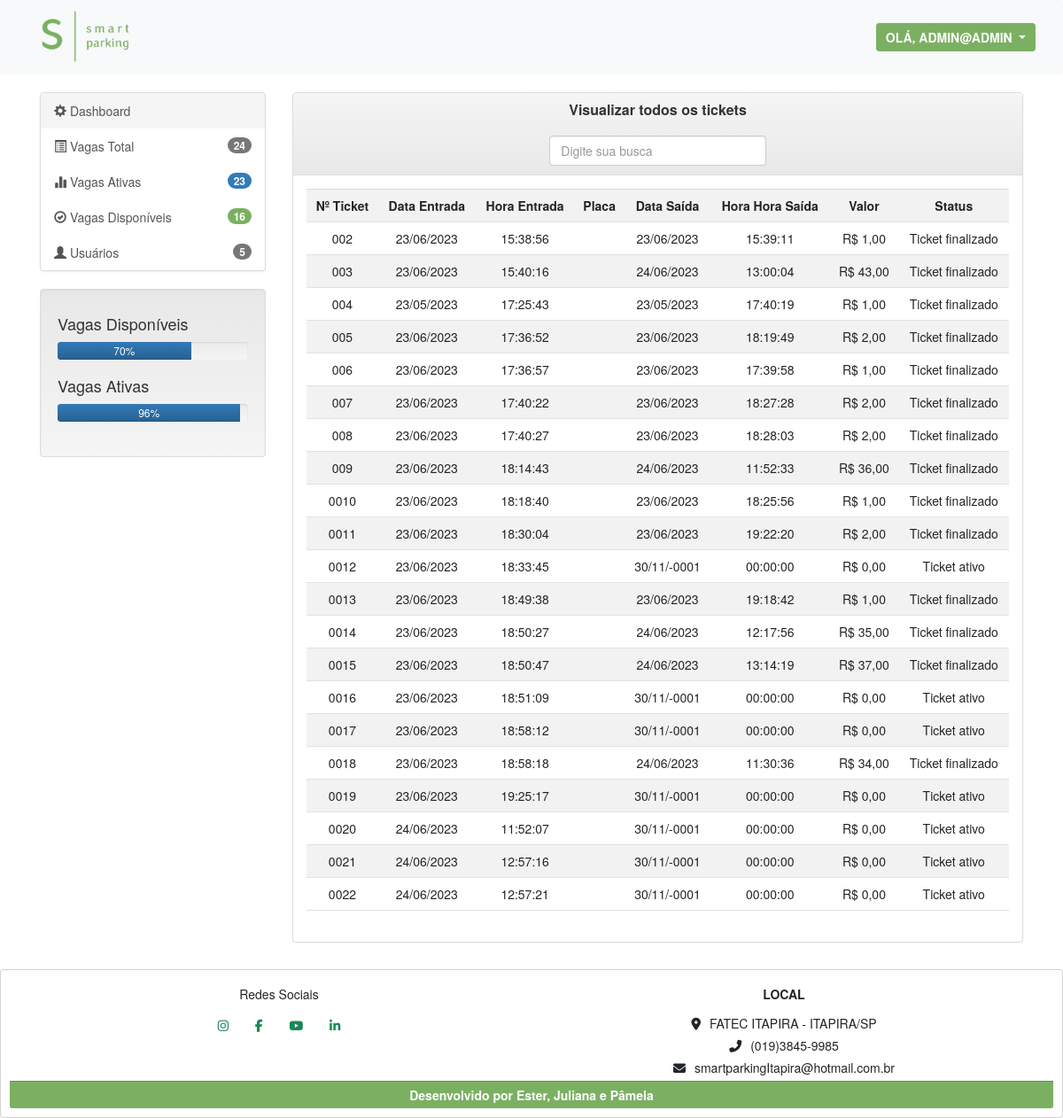
Screenshot of /ticket-todos.php (signed in) with the database file from the repository.
### tables this page shows
CREATE TABLE `movimentacoes` (
  `mov_id` int(11) NOT NULL,
  `mov_data_entrada` date NOT NULL,
  `mov_hora_entrada` time NOT NULL,
  `mov_placa` varchar(8) NOT NULL,
  `mov_data_saida` date NOT NULL,
  `mov_hora_saida` time NOT NULL,
  `mov_preco` float NOT NULL,
  `mov_status` tinyint(1) NOT NULL
);

### include/f_vaga-check.php (called while the page is built)
<?php
$conexao = new PDO('mysql:host=127.0.0.1;dbname=parking', 'root', '');
$countVagasQuery = "SELECT COUNT(*) AS total_vagas FROM vagas WHERE vaga_status = '0'";
$totalVagas = $conexao->query($countVagasQuery)->fetchColumn();
$countVagasTodosQuery = "SELECT COUNT(vaga_status) AS total_vagas FROM vagas";
$vagas = $conexao->query($countVagasTodosQuery)->fetchColumn();
$countCarrosQuery = "SELECT COUNT(*) AS total_carros FROM movimentacoes WHERE mov_status = '1'";
$totalCarros = $conexao->query($countCarrosQuery)->fetchColumn();
$vagasDisponiveis = $totalVagas - $totalCarros;
$percentVagasTotal = number_format((($totalVagas/$vagas)*100),0);
$percentVagasAtivas = number_format((($vagasDisponiveis/$totalVagas)*100),0);
$countUsuariosTodosQuery = "SELECT COUNT(login_id) AS total_usuario FROM logins WHERE login_status = '0'";
$totalUsuarios = $conexao->query($countUsuariosTodosQuery)->fetchColumn();

### include/classes.php (called while the page is built, shortened)
<?php
class Movimentacoes{
    public function movimentacoes_listar()
	{
        $sql = "SELECT * FROM movimentacoes";
        include_once "conexao.php";
        $resultado = $conexao->query($sql);
        $lista = $resultado->fetchAll();
        return $lista;
	}
}

### ticket-todos.php (the view, shortened to what this page needs)
<?php
require_once "include/classes.php";
$lista_movimentacoes = new Movimentacoes();
$lista = $lista_movimentacoes->movimentacoes_listar();
require_once "include/f_vaga-check.php"
?>
<!DOCTYPE html>
<html lang="PT-BR">
<head>
    <link href="include/vagas-dash.css" rel="stylesheet">
    <link href="https://cdn.jsdelivr.net/npm/bootstrap@5.3.0-alpha3/dist/css/bootstrap.min.css" rel="stylesheet">
    <link rel="stylesheet" href="https://cdn.jsdelivr.net/npm/bootstrap@5.3.0-alpha3/dist/css/bootstrap.min.css">
    <link rel="stylesheet" href="https://unpkg.com/bootstrap-table@1.21.2/dist/bootstrap-table.min.css">
    <link rel="stylesheet" href="https://cdn.jsdelivr.net/npm/bootstrap@3.3.7/dist/css/bootstrap.min.css">
    <link rel="stylesheet" href="https://cdn.jsdelivr.net/npm/bootstrap@3.3.7/dist/css/bootstrap-theme.min.css">
</head>
</body>
        <?php
        require_once('include/header2.php');
        ?>
                <section id="main">
                    <div class="container">
                        <div class="row">
                            <div class="col-md-3">
                                <div class="list-group">
                                    <a href="home.php" class="list-group-item" style="background-color: #f5f5f5; border-color: #ddd;" ><span class="glyphicon glyphicon-cog" aria-hidden="true" ></span> Dashboard</a>
                                    <a href="home.php" class="list-group-item"><span class="glyphicon glyphicon-list-alt" aria-hidden="true"></span> Vagas Total <span class="badge"><?php echo $vagas ?> </span></a>
                                    <a href="home.php" class="list-group-item"><span class="glyphicon glyphicon-stats" aria-hidden="true"></span> Vagas Ativas <span class="badge" style="background: #337ab7;"><?php echo $totalVagas ?> </span></a>
                                    <a href="home.php" class="list-group-item"><span class="glyphicon glyphicon-ok-circle" aria-hidden="true"></span> Vagas Disponíveis <span class="badge" style="background: #7BB062;"><?php echo $vagasDisponiveis ?></span></a>
                                    <a href="home.php" class="list-group-item"><span class="glyphicon glyphicon-user" aria-hidden="true"></span> Usuários <span class="badge" ><?php echo $totalUsuarios ?></span></a>
                                </div>
                                <div class="well" style="background-color: #f5f5f5; border-color: #ddd;">
                                    <h4>Vagas Disponíveis</h4>
                                    <div class="progress">
                                        <div class="progress-bar" role="progressbar" aria-valuenow="<?php echo $percentVagasAtivas ?>%" aria-valuemin="0" aria-valuemax="100" style="width: <?php echo $percentVagasAtivas ?>%;"> <?php echo $percentVagasAtivas ?>%
                                        </div>
                                    </div>
                                    <h4>Vagas Ativas</h4>
                                    <div class="progress">
                                        <div class="progress-bar" role="progressbar" aria-valuenow="<?php echo $percentVagasTotal ?>%" aria-valuemin="0" aria-valuemax="100" style="width: <?php echo $percentVagasTotal ?>%;"> <?php echo $percentVagasTotal ?>%
                                        </div>
                                    </div>
                                </div>
                            </div>
                            <div class="col-md-9">
                                <div class="panel panel-default">
                                    <div class="panel-heading" style="background-color: #f5f5f5; border-color: #ddd;">
                                        <h4 class="panel-title text-center"><b>Visualizar todos os tickets</b></h4> <br>
                                        <div class="mb-9 row">
                                            <div class="col-md-4 mx-auto">
                                                <input type="text" id="search-input" class="form-control" placeholder="Digite sua busca">
                                            </div>
                                        </div>
                                    </div>
                                    <div class="panel-body">
                                        <table class="table table-striped table-hover">
                                            <tr>
                                                <th class="text-center">Nº Ticket</th>
                                                <th class="text-center">Data Entrada</th>
                                                <th class="text-center">Hora Entrada</th>
                                                <th class="text-center">Placa</th>
                                                <th class="text-center">Data Saída</th>
                                                <th class="text-center">Hora Hora Saída</th>
                                                <th class="text-center">Valor</th>
                                                <th class="text-center">Status</th>
                                            </tr>
                                                <?php foreach ($lista as $linha) : ?>
                                                    <tr>
                                                        <td class="text-center">00<?php echo $linha['mov_id'] ?></td>
                                                        <td class="text-center"><?php echo date_format(date_create($linha['mov_data_entrada']), 'd/m/Y'); ?></td>
                                                        <td class="text-center"><?php echo $linha['mov_hora_entrada'] ?></td>
                                                        <td class="text-center"><?php echo $linha['mov_placa'] ?></td>
                                                        <td class="text-center"><?php echo date_format(date_create($linha['mov_data_saida']), 'd/m/Y'); ?></td>
                                                        <td class="text-center"><?php echo $linha['mov_hora_saida'] ?></td>
                                                        <td class="text-center"><?php echo $linha['mov_preco'] ? 'R$ ' . $linha['mov_preco'] .',00' : 'R$ 0,00';?></td>
                                                        <td class="text-center"><?php echo $linha['mov_status'] ? 'Ticket ativo' : 'Ticket finalizado'; ?></td>
                                                    </tr>
                                                <?php endforeach ?>
                                        </table>
                                    </div>
                                </div>
                            </div>
                        </div>
                    </div>
                </section>
    <footer>
    <?php
      require_once('include/footer.php');
      ?>
    </footer>
</body>
</html>

### rows the page displays
movimentacoes: mov_id "2", mov_data_entrada "23/06/2023", mov_hora_entrada "15:38:56", mov_data_saida "23/06/2023", mov_hora_saida "15:39:11", mov_preco "1", mov_status "Ticket finalizado"
movimentacoes: mov_id "3", mov_data_entrada "23/06/2023", mov_hora_entrada "15:40:16", mov_data_saida "24/06/2023", mov_hora_saida "13:00:04", mov_preco "43", mov_status "Ticket finalizado"
movimentacoes: mov_id "4", mov_data_entrada "23/05/2023", mov_hora_entrada "17:25:43", mov_data_saida "23/05/2023", mov_hora_saida "17:40:19", mov_preco "1", mov_status "Ticket finalizado"
movimentacoes: mov_id "5", mov_data_entrada "23/06/2023", mov_hora_entrada "17:36:52", mov_data_saida "23/06/2023", mov_hora_saida "18:19:49", mov_preco "2", mov_status "Ticket finalizado"
movimentacoes: mov_id "6", mov_data_entrada "23/06/2023", mov_hora_entrada "17:36:57", mov_data_saida "23/06/2023", mov_hora_saida "17:39:58", mov_preco "1", mov_status "Ticket finalizado"
movimentacoes: mov_id "7", mov_data_entrada "23/06/2023", mov_hora_entrada "17:40:22", mov_data_saida "23/06/2023", mov_hora_saida "18:27:28", mov_preco "2", mov_status "Ticket finalizado"
movimentacoes: mov_id "8", mov_data_entrada "23/06/2023", mov_hora_entrada "17:40:27", mov_data_saida "23/06/2023", mov_hora_saida "18:28:03", mov_preco "2", mov_status "Ticket finalizado"
movimentacoes: mov_id "9", mov_data_entrada "23/06/2023", mov_hora_entrada "18:14:43", mov_data_saida "24/06/2023", mov_hora_saida "11:52:33", mov_preco "36", mov_status "Ticket finalizado"
movimentacoes: mov_id "10", mov_data_entrada "23/06/2023", mov_hora_entrada "18:18:40", mov_data_saida "23/06/2023", mov_hora_saida "18:25:56", mov_preco "1", mov_status "Ticket finalizado"
movimentacoes: mov_id "11", mov_data_entrada "23/06/2023", mov_hora_entrada "18:30:04", mov_data_saida "23/06/2023", mov_hora_saida "19:22:20", mov_preco "2", mov_status "Ticket finalizado"
movimentacoes: mov_id "12", mov_data_entrada "23/06/2023", mov_hora_entrada "18:33:45", mov_data_saida "30/11/-0001", mov_hora_saida "00:00:00", mov_preco "R$ 0,00", mov_status "Ticket ativo"
movimentacoes: mov_id "13", mov_data_entrada "23/06/2023", mov_hora_entrada "18:49:38", mov_data_saida "23/06/2023", mov_hora_saida "19:18:42", mov_preco "1", mov_status "Ticket finalizado"
movimentacoes: mov_id "14", mov_data_entrada "23/06/2023", mov_hora_entrada "18:50:27", mov_data_saida "24/06/2023", mov_hora_saida "12:17:56", mov_preco "35", mov_status "Ticket finalizado"
movimentacoes: mov_id "15", mov_data_entrada "23/06/2023", mov_hora_entrada "18:50:47", mov_data_saida "24/06/2023", mov_hora_saida "13:14:19", mov_preco "37", mov_status "Ticket finalizado"
movimentacoes: mov_id "16", mov_data_entrada "23/06/2023", mov_hora_entrada "18:51:09", mov_data_saida "30/11/-0001", mov_hora_saida "00:00:00", mov_preco "R$ 0,00", mov_status "Ticket ativo"
movimentacoes: mov_id "17", mov_data_entrada "23/06/2023", mov_hora_entrada "18:58:12", mov_data_saida "30/11/-0001", mov_hora_saida "00:00:00", mov_preco "R$ 0,00", mov_status "Ticket ativo"
movimentacoes: mov_id "18", mov_data_entrada "23/06/2023", mov_hora_entrada "18:58:18", mov_data_saida "24/06/2023", mov_hora_saida "11:30:36", mov_preco "34", mov_status "Ticket finalizado"
movimentacoes: mov_id "19", mov_data_entrada "23/06/2023", mov_hora_entrada "19:25:17", mov_data_saida "30/11/-0001", mov_hora_saida "00:00:00", mov_preco "R$ 0,00", mov_status "Ticket ativo"
movimentacoes: mov_id "20", mov_data_entrada "24/06/2023", mov_hora_entrada "11:52:07", mov_data_saida "30/11/-0001", mov_hora_saida "00:00:00", mov_preco "R$ 0,00", mov_status "Ticket ativo"
movimentacoes: mov_id "21", mov_data_entrada "24/06/2023", mov_hora_entrada "12:57:16", mov_data_saida "30/11/-0001", mov_hora_saida "00:00:00", mov_preco "R$ 0,00", mov_status "Ticket ativo"
movimentacoes: mov_id "22", mov_data_entrada "24/06/2023", mov_hora_entrada "12:57:21", mov_data_saida "30/11/-0001", mov_hora_saida "00:00:00", mov_preco "R$ 0,00", mov_status "Ticket ativo"

### other values shown
$_SESSION['usuario_logado'] "ADMIN@ADMIN"
$vagas "24"
$totalVagas "23"
$vagasDisponiveis "16"
$totalUsuarios "5"
$percentVagasAtivas "70"
$percentVagasTotal "96"
